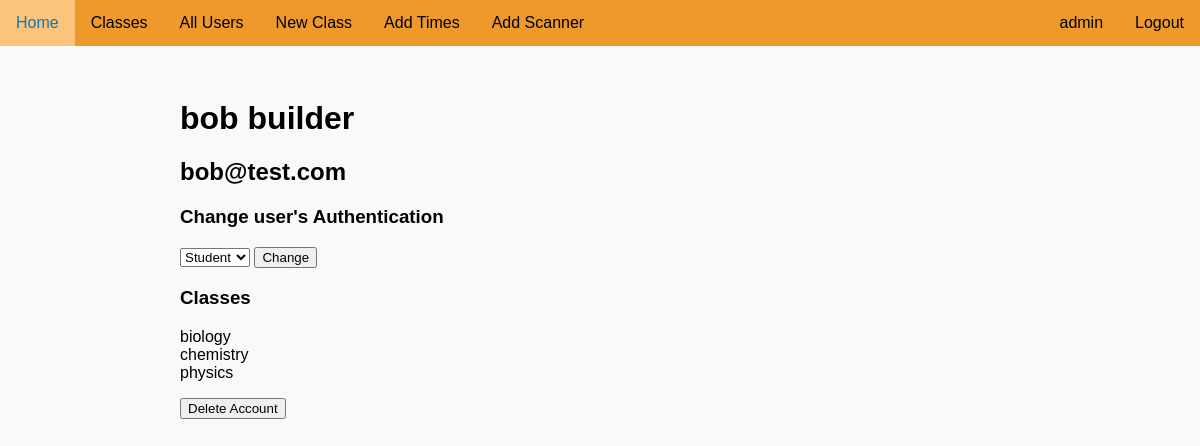
The app's page /account/16327 (signed in) with its own data.
### attendanceproject/models.py (models this page shows)
class User(UserMixin, db.Model):
    __tablename__ = "user"
    id = db.Column(db.Integer, unique=True, nullable=False, primary_key=True)
    fname = db.Column(db.Text(20), nullable=False)
    lname = db.Column(db.Text(20), nullable=False)
    user_code = db.Column(db.Text(8), nullable=False, unique=True)
    email = db.Column(db.Text(50), nullable=False, unique=True)
    password = db.Column(db.Text(90), nullable=False)
    auth = db.Column(db.Text(10), nullable=True)
    tags = db.relationship('Tag', backref='user_tag')
    subjects = db.relationship('UserSubject', back_populates='user')
    attnd_times = db.relationship('AttendanceTime', backref='subject_attnd_times')

class UserSubject(db.Model):
    __tablename__ = "user_subject"
    id = db.Column(db.Integer, unique=True, nullable=False, primary_key=True)
    user_id = db.Column(db.Integer, db.ForeignKey('user.id')) # Foreign Key
    user_type = db.Column(db.Text(10), nullable=False) # Teacher or student relationship to class
    subject_id = db.Column(db.Integer, db.ForeignKey('subject_code.id')) # Foreign Key
    user = db.relationship('User', back_populates='subjects')
    subject = db.relationship('SubjectCode', back_populates='users')

class SubjectCode(db.Model):
    __tablename__ = "subject_code"
    id = db.Column(db.Integer, unique=True, nullable=False, primary_key=True)
    name = db.Column(db.Text(50), nullable=False)
    code = db.Column(db.Text(50), unique=True, nullable=False)
    join_code = db.Column(db.Text(10), unique=True, nullable=False)
    users = db.relationship('UserSubject', back_populates='subject')
    times = db.relationship('SubjectTimes', back_populates='subject')
    scanner = db.relationship('Scanner', back_populates='subject')

### attendanceproject/routes.py (the view, shortened to what this page needs)
@app.route('/account/<user_code>', methods=['GET', 'POST'])
@login_required
@fresh_login_required
def account(user_code):
    if current_user.auth == 'student':
        if current_user.user_code != user_code:
            flash('You do not have access to this page')
            return redirect(url_for('home'))
    user = User.query.filter_by(user_code=user_code).first()
    if not user:
        flash('User does not exist')
        return redirect(url_for('home'))
    if current_user.auth == "admin" and user.auth != "admin":
        form = SetAuth(user_auth=user.auth)
        delete_form = DeleteAccount()
    else:
        form = None
        delete_form = None
    return render_template("account.html", user=user, form=form, passwdform=None, delete_form=delete_form)

### attendanceproject/forms.py
class SetAuth(FlaskForm):
    user_auth = SelectField("Authentication", choices=[("teacher", "Teacher"), ("student", "Student")])
    submit = SubmitField('Change')

class DeleteAccount(FlaskForm):
    delete = SubmitField('Delete Account')

### attendanceproject/models.py (called while the page is built)
@login_manager.user_loader
def load_user(user_id):
    return User.query.get(int(user_id))

### attendanceproject/templates/account.html (shortened to what this page needs)
{% extends "layout.html" %}
{% block content %}
    <h1>{{ user.fname }} {{ user.lname }}</h1>
    <h2>{{ user.email }}</h2>
    {% if form %}
        <h3>Change user's Authentication</h3>
        <form action="" method="POST">
            {{ form.user_auth }}
            {{ form.submit }}
        </form>
    {% endif %}
    <h3>Classes</h3>
    {% if user.subjects %}
        <ul>
            {% for subject in user.subjects %}
                <li>{{ subject.subject.name }}</li>
            {% endfor %}
        </ul>
    {% else %}
        <p>Not enrolled in any classes</p>
    {% endif %}
    {% if delete_form %}
        <form action="" method="POST">
            {{ delete_form.delete }}
        </form>
    {% endif %}
{% endblock %}

### attendanceproject/templates/navigation.html (shortened to what this page needs)
<div id='nav'>
    <ul>
        <div id="nav-left">
            {% if current_user.is_authenticated %}
                <li><a href="{{url_for('home')}}">Home</a></li>
                {% if current_user.auth == 'admin' %}
                    <li><a href="{{url_for('all_classes')}}">Classes</a></li>
                    <li><a href="{{url_for('all_users')}}">All Users</a></li>
                    <li><a href="{{url_for('create_class')}}">New Class</a></li>
                {% endif %}
                {% if current_user.auth == 'admin' %}
                    <li><a href="{{url_for('addtime')}}">Add Times</a></li>
                    <li><a href="{{url_for('scanner')}}">Add Scanner</a></li>
                {% endif %}
            {% endif %}
        </div>
        <div id="nav-right">
            {% if current_user.is_authenticated %}
                <li><a href="{{url_for('logout')}}">Logout</a></li>
                <li><a href="{{url_for('account', user_code=current_user.user_code)}}">{{ current_user.fname }}</a></li>
            {% endif %}
        </div>
    </ul>
</div>

### attendanceproject/static/style.css (style rules this page uses)
:root { --main: #ed992b; --headings: #0E79B2; --errors: #C12E47; }
html { font-family: 'Noto Sans JP', sans-serif; background-color: rgb(249, 249, 248); }
body { margin: 0; margin-left: auto; margin-right: auto; }
ul { list-style-type: None; padding-inline-start: 0; }
#nav ul { list-style-type: none; position: fixed; top: 0; width: 100%; margin: 0; padding: 0; background-color: var(--main); min-width: 555px; }
#nav-left li { float: left; }
#nav-right li { float: right; }
#nav li a { display: block; color: black; text-align: center; padding: 14px 16px; text-decoration: none; }

### records on screen
User: fname "admin"
User: fname "bob", lname "builder", email "bob@test.com"
UserSubject: subject.name "biology"
UserSubject: subject.name "chemistry"
UserSubject: subject.name "physics"
